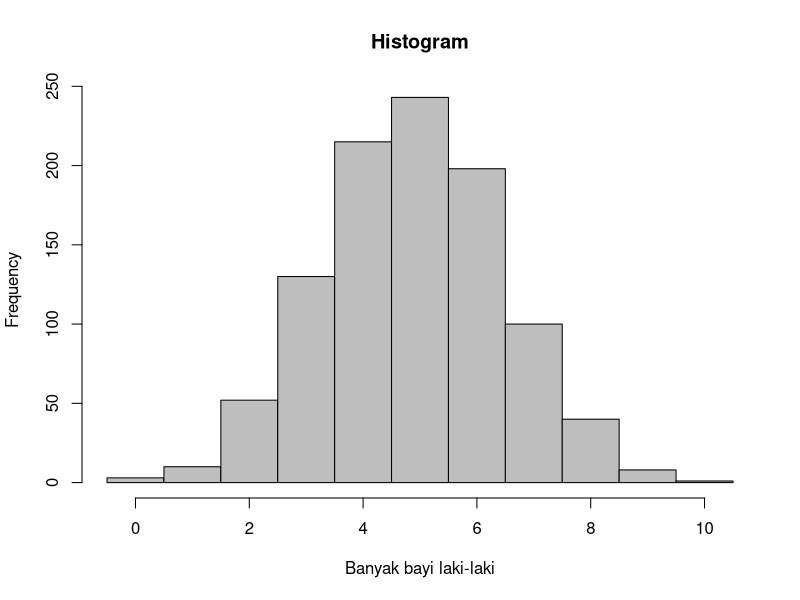

The R script that drew this image:
# No (1)
n <- 10
p <- 0.488

# a
dist <- dbinom(0:n, n, p)
dist

# b
prob_3 <- dbinom(3, n, p)
prob_3

# c
prob_less_3 <- pbinom(2, n, p)
prob_less_3

# d
1 - prob_less_3

# e
av <- n * p
sd <- sqrt(n * p * (1-p))
av
sd

# f
set.seed(123)
x <- rbinom(1000, n, p)
hist(x, breaks = seq(-0.5, n + 0.5, by = 1), col = "gray", main = "Histogram", xlab = "Banyak bayi laki-laki")